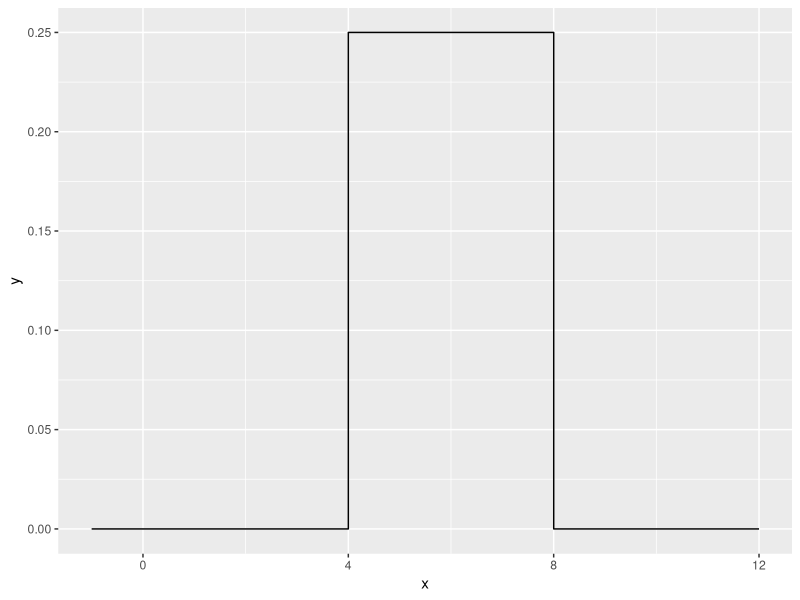
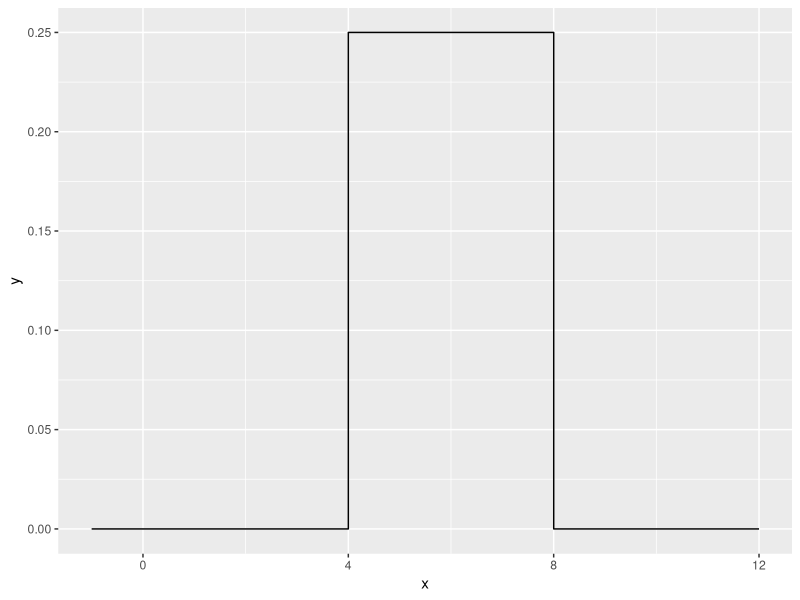
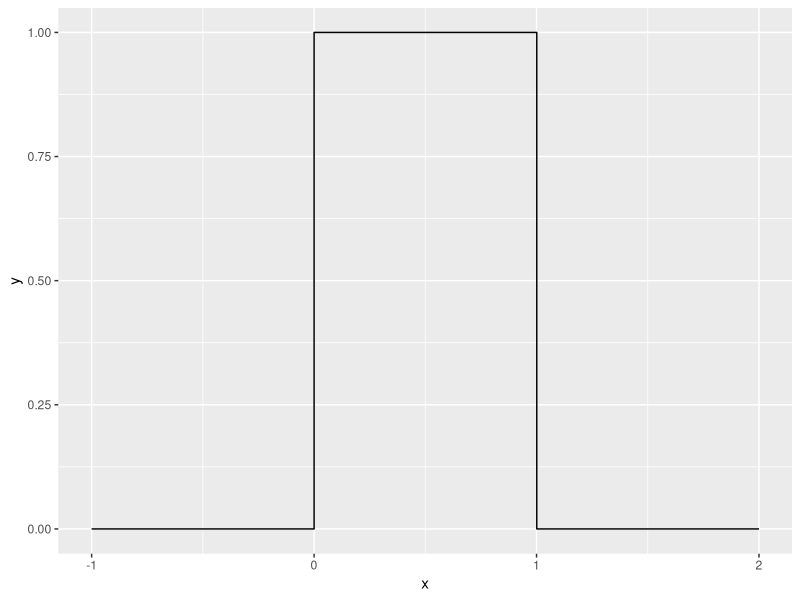

Recreate these plots in R, in order.
## ---- chunk 1
library(tidyverse)
## ---- chunk 2
prob1a.fun <- function(a , b){
  return((factorial(a)) * b) 
}
## ---- chunk 3
prob1a.fun(5 , 4)
## ---- chunk 4
prob1c.fun <- function(a , b){
  return(ifelse(a > b, (b * factorial(a)) , (b-a)))
}
## ---- chunk 5
prob1c.fun(5 , 4)
## ---- chunk 6
duniform <- function(x, a, b){
  return(ifelse(a<=x & x<=b , (1/(b-a)) , 0))
}
## ---- chunk 7
duniform<-function(x,a,b){
  res<-NULL
  for ( i  in 1:length(x)){
    if( x[i] >= a && x[i] <= b){
      res[i] = 1/(b-a);
    }else{
      res[i] = 0;
    }
  }
    return(res);
}
## ---- chunk 8
        data.frame( x=seq(-1, 12, by=.001) ) %>%
          mutate( y = duniform(x, 4, 8) ) %>%
          ggplot( aes(x=x, y=y) ) +
          geom_step()
## ---- chunk 9
microbenchmark::microbenchmark( duniform( seq(-4,12,by=.0001), 4, 8), times=100)
## ---- chunk 10
duniform <- function(x, a, b){
  return(ifelse(a<=x & x<=b , (1/(b-a)) , 0))
}

data.frame( x=seq(-1, 12, by=.001) ) %>%
          mutate( y = duniform(x, 4, 8) ) %>%
          ggplot( aes(x=x, y=y) ) +
          geom_step()

microbenchmark::microbenchmark( duniform( seq(-4,12,by=.0001), 4, 8), times=100)
## ---- chunk 11
duniform <- function(x, a, b){
  return(ifelse(a<=x & x<=b , (1/(b-a)) , 0))
}

data.frame( x=seq(-1, 2, by=.001) ) %>%
          mutate( y = duniform(x, 0, 1) ) %>%
          ggplot( aes(x=x, y=y) ) +
          geom_step()
## ---- chunk 12
FizzBuzz <- function(n)
  {
  vec <- c()
  
  for (x in 1:n) {
       if(x %% 3 == 0 && x %% 5 == 0)
       {
            vec <- append(vec, "Fizz Buzz")
       }
       else if(x %% 3 == 0)
       {
            vec <- append(vec, "Fizz")
       }
       else if(x %% 5 == 0)
       {
            vec <- append(vec, "Buzz")
       }
       else 
       {
            vec <- append(vec, x)
       }
  } 
  print(vec)
}

## ---- chunk 13
FizzBuzz(50)
